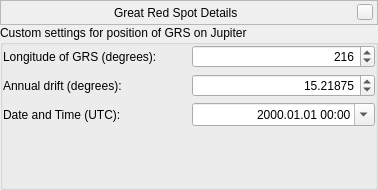
<?xml version="1.0" encoding="UTF-8"?>
<ui version="4.0">
 <class>GreatRedSpotDialogForm</class>
 <widget class="QWidget" name="GreatRedSpotDialogForm">
  <property name="geometry">
   <rect>
    <x>0</x>
    <y>0</y>
    <width>378</width>
    <height>190</height>
   </rect>
  </property>
  <layout class="QVBoxLayout" name="verticalLayout">
   <property name="spacing">
    <number>0</number>
   </property>
   <property name="leftMargin">
    <number>0</number>
   </property>
   <property name="topMargin">
    <number>0</number>
   </property>
   <property name="rightMargin">
    <number>0</number>
   </property>
   <property name="bottomMargin">
    <number>0</number>
   </property>
   <item>
    <widget class="BarFrame" name="TitleBar">
     <property name="minimumSize">
      <size>
       <width>16</width>
       <height>25</height>
      </size>
     </property>
     <property name="maximumSize">
      <size>
       <width>16777215</width>
       <height>25</height>
      </size>
     </property>
     <property name="frameShape">
      <enum>QFrame::StyledPanel</enum>
     </property>
     <layout class="QHBoxLayout">
      <property name="leftMargin">
       <number>0</number>
      </property>
      <property name="topMargin">
       <number>0</number>
      </property>
      <property name="rightMargin">
       <number>4</number>
      </property>
      <property name="bottomMargin">
       <number>0</number>
      </property>
      <item>
       <spacer>
        <property name="orientation">
         <enum>Qt::Horizontal</enum>
        </property>
        <property name="sizeHint" stdset="0">
         <size>
          <width>40</width>
          <height>20</height>
         </size>
        </property>
       </spacer>
      </item>
      <item>
       <widget class="QLabel" name="stelWindowTitle">
        <property name="palette">
         <palette>
          <active/>
          <inactive/>
          <disabled/>
         </palette>
        </property>
        <property name="font">
         <font/>
        </property>
        <property name="text">
         <string>Great Red Spot Details</string>
        </property>
       </widget>
      </item>
      <item>
       <spacer>
        <property name="orientation">
         <enum>Qt::Horizontal</enum>
        </property>
        <property name="sizeHint" stdset="0">
         <size>
          <width>40</width>
          <height>20</height>
         </size>
        </property>
       </spacer>
      </item>
      <item>
       <widget class="QPushButton" name="closeStelWindow">
        <property name="minimumSize">
         <size>
          <width>16</width>
          <height>16</height>
         </size>
        </property>
        <property name="maximumSize">
         <size>
          <width>16</width>
          <height>16</height>
         </size>
        </property>
        <property name="focusPolicy">
         <enum>Qt::NoFocus</enum>
        </property>
        <property name="text">
         <string/>
        </property>
       </widget>
      </item>
     </layout>
    </widget>
   </item>
   <item>
    <widget class="QGroupBox" name="greatRedSpotGroupBox">
     <property name="enabled">
      <bool>true</bool>
     </property>
     <property name="title">
      <string>Custom settings for position of GRS on Jupiter</string>
     </property>
     <layout class="QGridLayout" name="gridLayout">
      <property name="leftMargin">
       <number>0</number>
      </property>
      <property name="topMargin">
       <number>0</number>
      </property>
      <property name="rightMargin">
       <number>0</number>
      </property>
      <property name="bottomMargin">
       <number>0</number>
      </property>
      <item row="1" column="1">
       <widget class="QDoubleSpinBox" name="driftDoubleSpinBox">
        <property name="alignment">
         <set>Qt::AlignRight|Qt::AlignTrailing|Qt::AlignVCenter</set>
        </property>
        <property name="decimals">
         <number>5</number>
        </property>
        <property name="minimum">
         <double>-90.000000000000000</double>
        </property>
        <property name="maximum">
         <double>90.000000000000000</double>
        </property>
        <property name="singleStep">
         <double>0.000100000000000</double>
        </property>
        <property name="value">
         <double>15.218750000000000</double>
        </property>
       </widget>
      </item>
      <item row="2" column="0">
       <widget class="QLabel" name="jdLabel">
        <property name="toolTip">
         <string/>
        </property>
        <property name="whatsThis">
         <string>Extinction is the loss of star brightness due to Earth's atmosphere. It is given in mag/airmass, where airmass is number of atmospheres light has to pass. (zenith: 1; horizon: about 40)</string>
        </property>
        <property name="text">
         <string>Date and Time (UTC):</string>
        </property>
       </widget>
      </item>
      <item row="2" column="1">
       <widget class="QDateTimeEdit" name="jdDateTimeEdit">
        <property name="inputMethodHints">
         <set>Qt::ImhDate|Qt::ImhPreferNumbers|Qt::ImhTime</set>
        </property>
        <property name="alignment">
         <set>Qt::AlignRight|Qt::AlignTrailing|Qt::AlignVCenter</set>
        </property>
        <property name="displayFormat">
         <string>yyyy.MM.dd hh:mm</string>
        </property>
        <property name="calendarPopup">
         <bool>true</bool>
        </property>
       </widget>
      </item>
      <item row="1" column="0">
       <widget class="QLabel" name="driftLabel">
        <property name="inputMethodHints">
         <set>Qt::ImhNone</set>
        </property>
        <property name="text">
         <string>Annual drift (degrees):</string>
        </property>
        <property name="alignment">
         <set>Qt::AlignLeading|Qt::AlignLeft|Qt::AlignVCenter</set>
        </property>
       </widget>
      </item>
      <item row="3" column="0">
       <spacer name="verticalSpacer_2">
        <property name="orientation">
         <enum>Qt::Vertical</enum>
        </property>
        <property name="sizeType">
         <enum>QSizePolicy::Expanding</enum>
        </property>
        <property name="sizeHint" stdset="0">
         <size>
          <width>0</width>
          <height>0</height>
         </size>
        </property>
       </spacer>
      </item>
      <item row="0" column="0">
       <widget class="QLabel" name="longitudeLabel">
        <property name="text">
         <string>Longitude of GRS (degrees):</string>
        </property>
       </widget>
      </item>
      <item row="0" column="1">
       <widget class="QSpinBox" name="longitudeSpinBox">
        <property name="alignment">
         <set>Qt::AlignRight|Qt::AlignTrailing|Qt::AlignVCenter</set>
        </property>
        <property name="maximum">
         <number>359</number>
        </property>
        <property name="value">
         <number>216</number>
        </property>
       </widget>
      </item>
     </layout>
    </widget>
   </item>
  </layout>
 </widget>
 <customwidgets>
  <customwidget>
   <class>BarFrame</class>
   <extends>QFrame</extends>
   <header>Dialog.hpp</header>
   <container>1</container>
  </customwidget>
 </customwidgets>
 <resources/>
 <connections/>
</ui>
